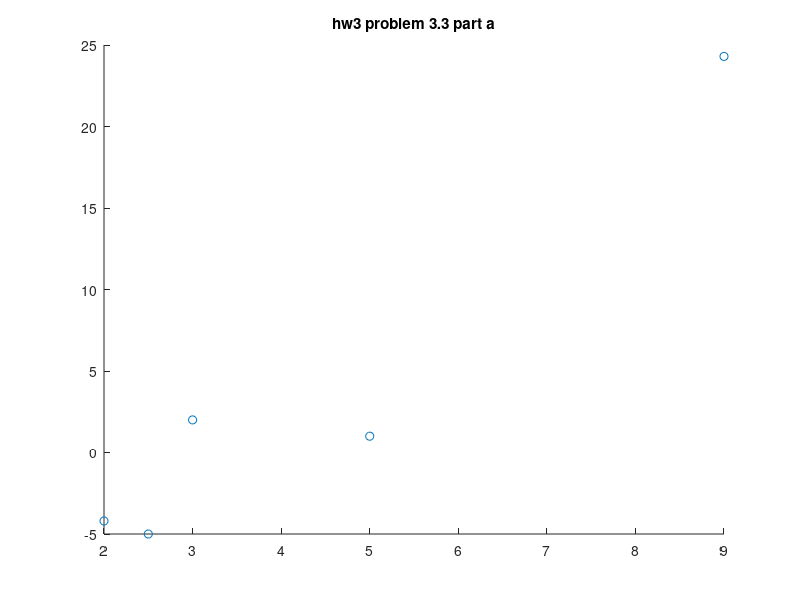
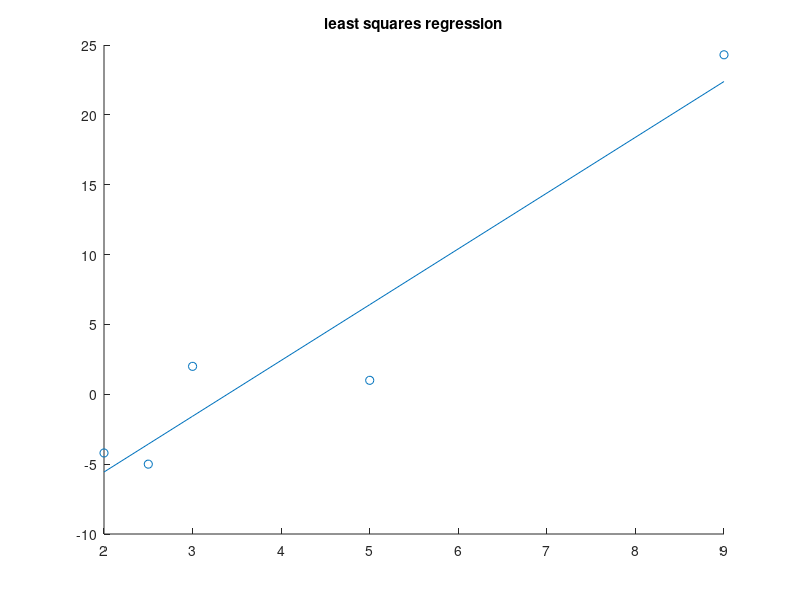
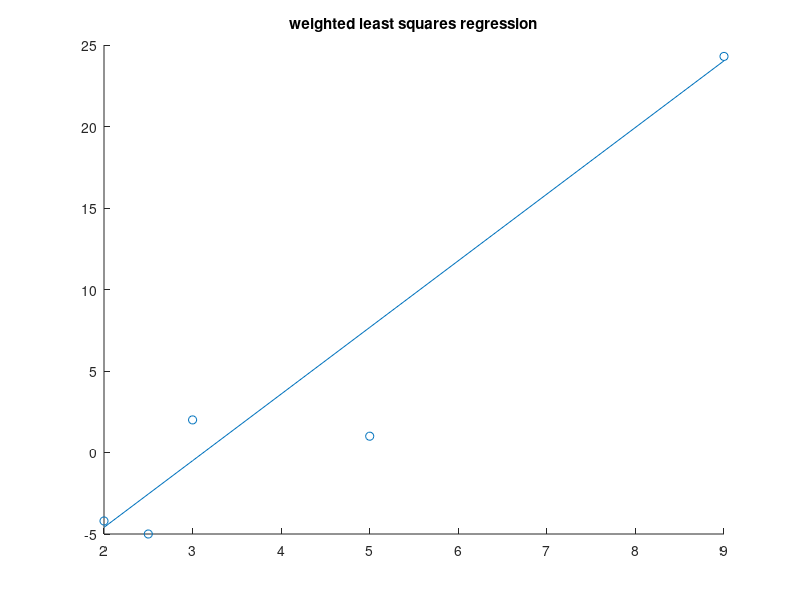

Source code (MATLAB) for these figures, in order:
%hw4 pr 3.3
clear;
clc;

x = [2 2.5 3 5 9];
y = [-4.2 -5 2 1 24.3];

%part a
figure(1);
scatter(x,y)
title('hw3 problem 3.3 part a');

%part b
p = [x' ones(5,1)];
R = [sum(p(:,1).*p(:,1)) sum(p(:,2).*p(:,1));
     sum(p(:,2).*p(:,1)) sum(p(:,2).*p(:,2))];
P = [sum(y'.*p(:,1));
     sum(y'.*p(:,2))];

c = inv(R)*P;

y_hat = c(1)*x+c(2);

error = y-y_hat

figure(2);
scatter(x,y)
hold on
plot(x,y_hat)
title('least squares regression')

%part c
A = p;
w = diag([10 1 1 1 10]);
c = inv(A'*w*A)*A'*w*y';

y_hat = c(1)*x+c(2);

figure(3);
scatter(x,y)
hold on
plot(x,y_hat)
title('weighted least squares regression')

